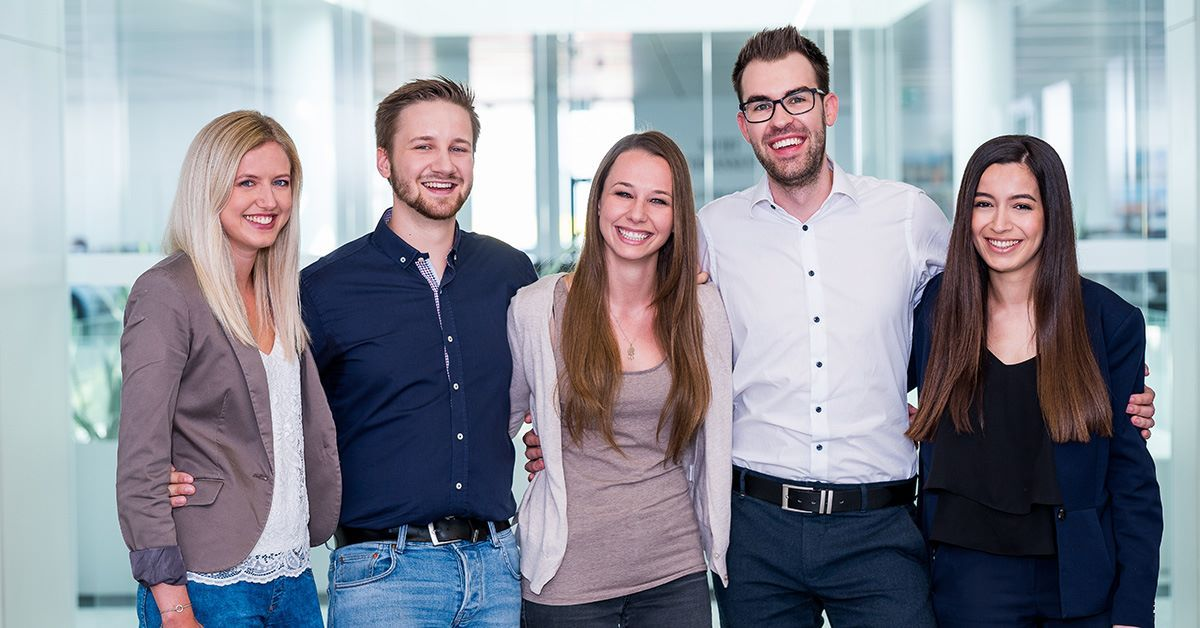
#> input picture Bogdan_Bindea_27/test1.jpg, 1200 x 628 px
$ python test.py test1.jpg
#> lines starting #> are read from the running program, lines starting #| are printed output that depends on the picture; after the words box and inside, x2 and y2 are one past the last pixel; in counts of white or black regions, pixels touching at a corner belong together
import cv2
import time
import sys

font = cv2.FONT_HERSHEY_SIMPLEX
img = cv2.resize(cv2.imread(sys.argv[1]),(1080,1080),interpolation = cv2.INTER_CUBIC)
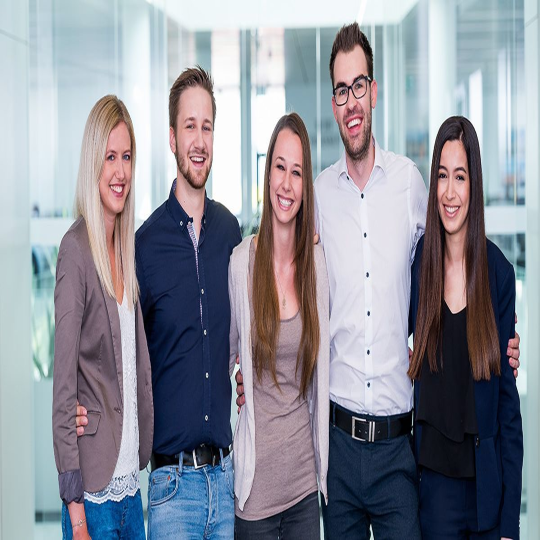
#> img: shape (1080, 1080, 3) (shown at 1/2 size); mean B, G, R 153.8, 143.5, 141
gray = cv2.cvtColor(img, cv2.COLOR_BGR2GRAY)
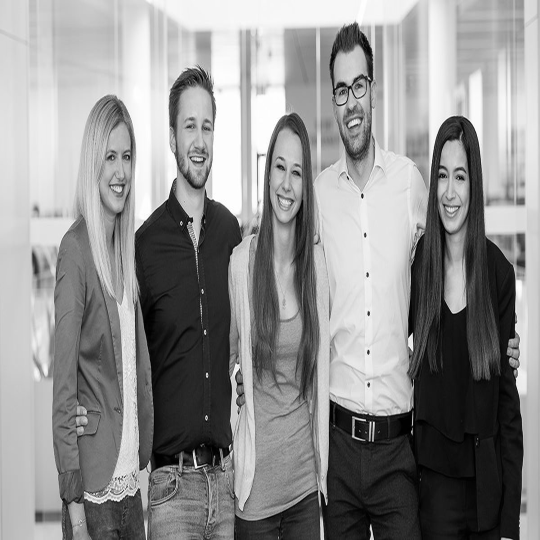
#> gray: shape (1080, 1080) (shown at 1/2 size); min 0, max 255, mean 143.9
haar_cascade_face = cv2.CascadeClassifier('data\haarcascade_frontalface_default.xml')
haar_cascade_eye = cv2.CascadeClassifier('data\haarcascade_eye.xml')
haar_cascade_mouth = cv2.CascadeClassifier('data\haarcascade_mouth.xml')
haar_cascade_nose = cv2.CascadeClassifier('data\haarcascade_nose.xml')

while True:
    key=cv2.waitKey(20)
#> (key Esc is pressed here)
    cv2.imshow('window',img)
    face_coordinates = haar_cascade_face.detectMultiScale(gray, scaleFactor = 1.2, minNeighbors = 5);
#> face_coordinates = [[335, 208, 121, 121], [187, 274, 107, 107], [523, 300, 105, 105], [850, 316, 101, 101]]
    eye_coordinates= haar_cascade_eye.detectMultiScale(gray, scaleFactor = 1.5, minNeighbors = 4);
#> eye_coordinates = ()
    nose_coordinates= haar_cascade_nose.detectMultiScale(gray, scaleFactor = 1.3, minNeighbors = 5);
#> nose_coordinates = [[885, 383, 30, 25], [559, 363, 30, 25], [381, 278, 37, 31]]
    mouth_coordinates= haar_cascade_mouth.detectMultiScale(gray, scaleFactor = 2.1, minNeighbors = 5);
#> mouth_coordinates = [[368, 302, 52, 31], [205, 361, 52, 31], [878, 401, 52, 31]]
    for (x1,y1,w1,h1) in face_coordinates:
     cv2.rectangle(img, (x1, y1), (x1+w1, y1+h1), (0, 255, 0), 2)
     cv2.putText(img,'Face',(x1+w1,y1+h1), font, 2, (0, 255, 0), 2, cv2.LINE_AA)
#> this loop made 4 passes
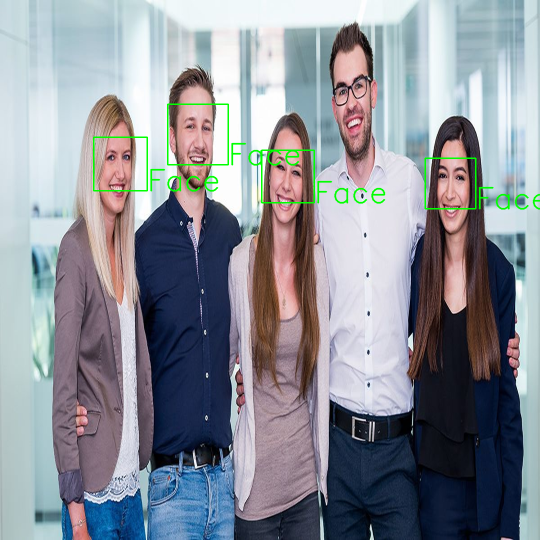
#> img: shape (1080, 1080, 3) (shown at 1/2 size); 0.99% of pixels changed, all inside (x1, y1, x2, y2) = (186, 207, 1080, 420)
    for (x1,y1,w1,h1) in mouth_coordinates:
     cv2.rectangle(img, (x1, y1), (x1+w1, y1+h1), (255, 255, 0), 2)
     cv2.putText(img,'Mouth',(x1+w1,y1+h1), font, 2, (255, 255, 0), 2, cv2.LINE_AA)
#> this loop made 3 passes
#> (x1, y1) on passes 1 to 3: (368, 302), (205, 361), (878, 401)
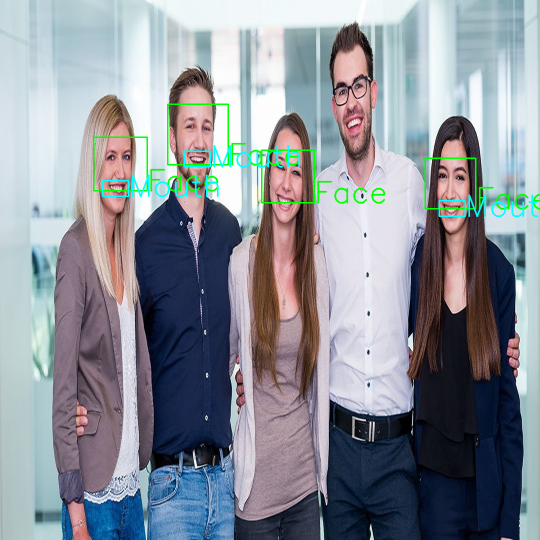
#> img: shape (1080, 1080, 3) (shown at 1/2 size); 0.7% of pixels changed, all inside (x1, y1, x2, y2) = (204, 290, 1077, 435)
    for (x2,y2,w2,h2) in eye_coordinates:
     cv2.rectangle(img, (x2, y2), (x2+w2, y2+h2), (255, 0, 0), 2)
     cv2.putText(img,'Eye',(x2+w2,y2+h2), font, 2, (255, 0, 0), 2, cv2.LINE_AA)
#> this loop made 0 passes
    for (x3,y3,w3,h3) in nose_coordinates:
     cv2.rectangle(img, (x3, y3), (x3+w3, y3+h3), (0, 0, 255), 2)
     cv2.putText(img,'Nose',(x3+w3,y3+h3), font, 2, (0, 0, 255), 2, cv2.LINE_AA)
#> this loop made 3 passes
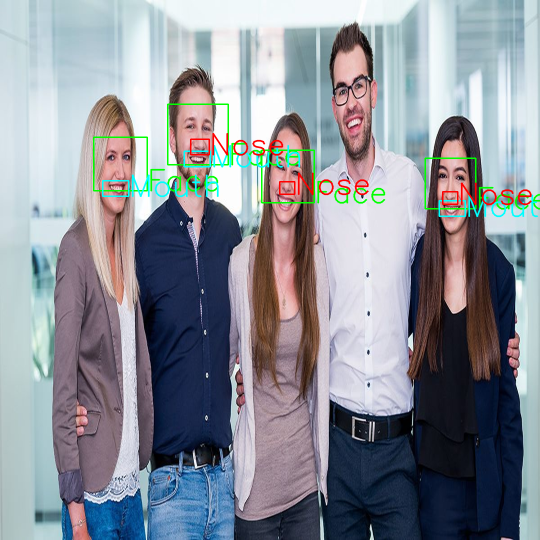
#> img: shape (1080, 1080, 3) (shown at 1/2 size); 0.59% of pixels changed, all inside (x1, y1, x2, y2) = (380, 265, 1064, 411)
    if key == 27:
        break
cv2.destroyAllWindows()

$ run again, on Bogdan_Bindea_27/image.png
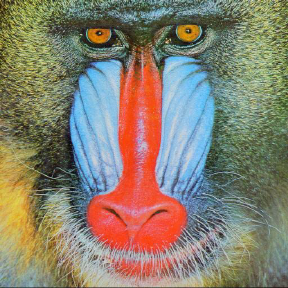
#> input picture Bogdan_Bindea_27/image.png, 288 x 288 px
#> face_coordinates = [[623, 584, 54, 54]]
#> eye_coordinates = ()
#> mouth_coordinates = [[139, 200, 25, 15], [948, 566, 25, 15]]
#> the loop `for (x1,y1,w1,h1) in face_coordinates:` made 1 pass
#> after the loop `for (x1,y1,w1,h1) in face_coordinates:`:
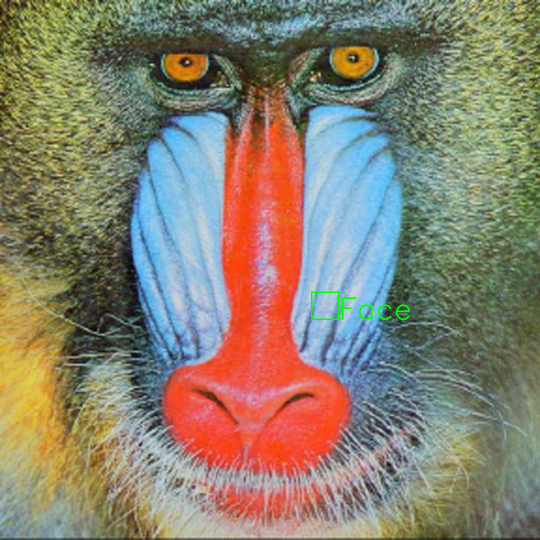
#> img: shape (1080, 1080, 3) (shown at 1/2 size); mean B, G, R 111.4, 128.8, 135.8
#> the loop `for (x1,y1,w1,h1) in mouth_coordinates:` made 2 passes
#> after the loop `for (x1,y1,w1,h1) in mouth_coordinates:`:
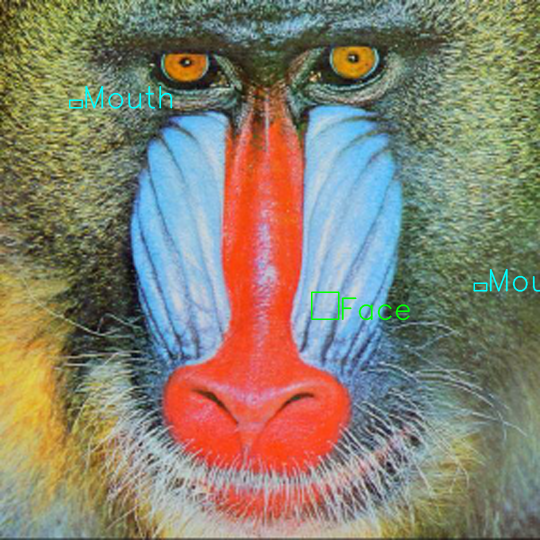
#> img: shape (1080, 1080, 3) (shown at 1/2 size); 0.36% of pixels changed, all inside (x1, y1, x2, y2) = (138, 172, 1080, 584)
